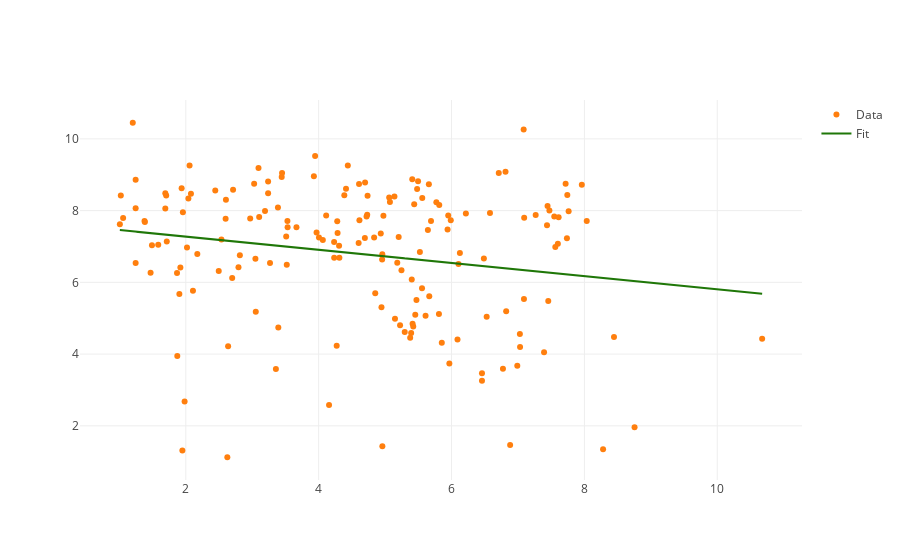

Write notebook code for a chart like this one.
### Code cell
trace1 = go.Scatter(x=df_all['Foxm1'],
                    y=df_all['Rhno1'],
                    mode='markers',
                    marker=go.Marker(color='rgb(255, 127, 14)'),
                    name='Data')

trace2 = go.Scatter(x=df_all['Foxm1'],
                    y=line,
                    mode='lines',
                    marker=go.Marker(color='rgb(31, 119, 8)'),
                    name='Fit'
)


#annotation = go.Annotation(
#                  x='log',
#                  y='log',
#                  text='$R^2 = 0.9551,\\Y = 0.716X + 19.18$',
#                  showarrow=False,
#                  font=go.Font(size=16)
#                  )
#
#layout = go.Layout(
#                title='Linear Fit in Python',
#                plot_bgcolor='rgb(229, 229, 229)',
#                  xaxis=go.XAxis(zerolinecolor='rgb(255,255,255)', gridcolor='rgb(255,255,255)'),
#                  yaxis=go.YAxis(zerolinecolor='rgb(255,255,255)', gridcolor='rgb(255,255,255)'),
#                  annotations=[annotation]
#                )


data = [trace1, trace2]
fig= go.Figure(data=data)

iplot(fig)

### Figure 1 — Plotly figure (JSON) as saved in the notebook; plotly's stock layout.template omitted (floating-point values rounded to 4 significant figures; data arrays with more than 128 entries replaced by an {"elided": "..."} marker saying what was removed)
{"data": [{"marker": {"color": "rgb(255, 127, 14)"}, "mode": "markers", "name": "Data", "type": "scatter", "x": {"elided": "170 float values"}, "y": {"elided": "170 float values"}}, {"marker": {"color": "rgb(31, 119, 8)"}, "mode": "lines", "name": "Fit", "type": "scatter", "x": {"elided": "170 float values"}, "y": {"elided": "170 float values"}}], "layout": {}}
